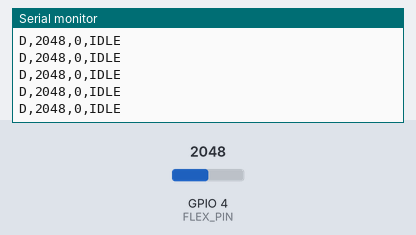
The sketch below on a simulated ESP32-S3. Parts: the last lines printed to the serial monitor. The test bench sets the inputs (shaded band); at power-on: GPIO 4 (FLEX_PIN) = 2048 (analog values on the 0–4095 scale).

Above: at 1.2 s.
1.3 s: GPIO 4 (FLEX_PIN) set to 2866
At 2.2 s:
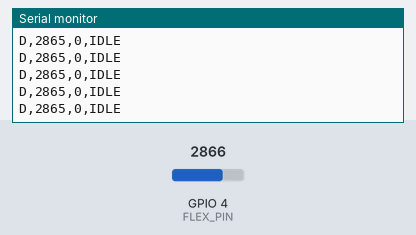
2.8 s: GPIO 4 (FLEX_PIN) set to 3603
At 3.6 s:
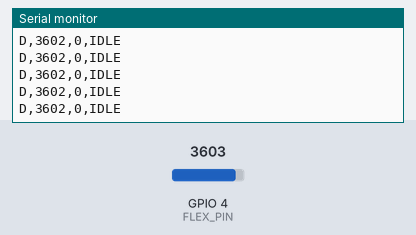
Timing chart, 0 to 5.8 s (numbered marks = the images above; inputs shaded):
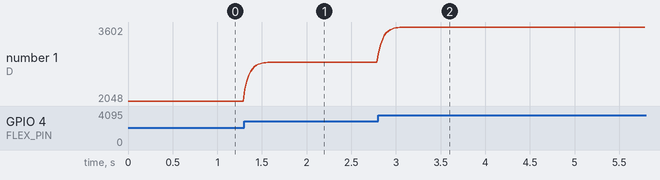

Measured:
- after the input at 1.3 s, the serial monitor: prints a new line at once (image 1)
- after the input at 2.8 s, the serial monitor: prints a new line at once (image 2)
- plotted number 1: 2048 → 2865 after the input at 1.3 s, 2865 → 3602 after the input at 2.8 s

The sketch:

flex_devkit_test.ino
```cpp
/*
  flex_devkit_test  -  ESP32-S3 DevKit + 1 flex sensor -> Serial Monitor AND the Finger Tracker website (USB)
  -----------------------------------------------------------------------------------------------------------
  No motor, no batteries. Just the flex sensor, one 47k resistor and the DevKit.

  WIRING (3 connections, all on the DevKit's TOP row, left end: 3V3 3V3 RST 4 ...)
    flex leg 1        -> ESP 3V3          (3.3 V, never 5 V)
    flex leg 2        -> ESP GPIO 4
    47k resistor      -> from GPIO 4 to ESP GND  (blue rail, if your ESP GND goes there)

  Board "ESP32S3 Dev Module", USB-C "USB-UART" port, Serial Monitor 115200.
  You will see lines like   D,1830,0,IDLE
     the first number = flex reading (0..4095). Bend the sensor -> the number changes.
  The website reads these same lines: close the Serial Monitor first, then click "Connect by USB" on the site.
*/

const int FLEX_PIN = 4;
float smooth = 0;

void setup() {
  Serial.begin(115200);
  analogReadResolution(12);
  smooth = analogRead(FLEX_PIN);
}

void loop() {
  long sum = 0;
  for (int i = 0; i < 8; i++) sum += analogRead(FLEX_PIN);
  smooth += (sum / 8.0 - smooth) * 0.3;

  while (Serial.available()) Serial.read();          // website buttons (o/c/s) ignored here: no motor yet

  Serial.print("D,"); Serial.print((int)smooth); Serial.println(",0,IDLE");
  delay(20);                                          // 50 readings per second
}
```
